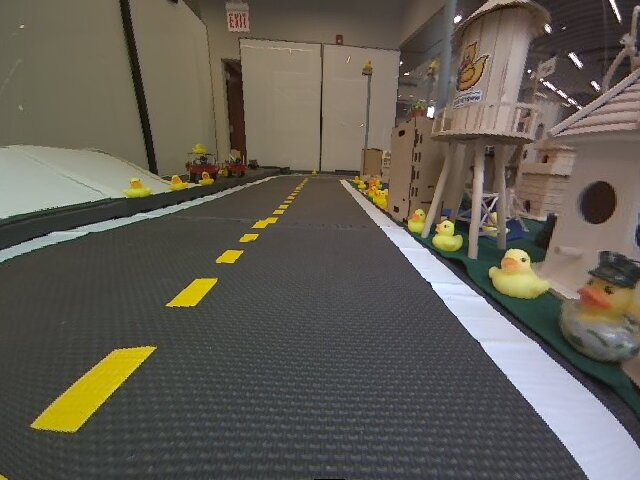
#> input picture visual_lane_servoing/solution/images/visual_control/pic1_rect.png, 640 x 480 px
$ jupyter execute --allow-errors visual_control.ipynb   (shell and % lines are left out)   (older library calls are emulated)
#> lines starting #> are read from the running program, lines starting #| are printed output that depends on the picture
### visual_lane_servoing/solution/unit_test.py
import numpy as np
import cv2
from matplotlib import pyplot as plt


class UnitTestMessage:
    # Test the WheelEncoderStamped messages
    # [18 lines left out: function __init__, not called in this run]


class UnitTestLMO:
    # Test the detection and estimation of lane marking orientations
    def __init__(self, LMOrientation):
        imgbgr = cv2.imread('../images/visual_control/test.png')

        theta_left, theta_right, mask_lt, mask_rt = LMOrientation(imgbgr)
        print()
        print('Function returned the following orientations for the given image:')
        print('    Left Edge:   %.2f radians (%.2f degrees)' % (theta_left, theta_left*180/np.pi))
        print('    Right Edge:  %.2f radians (%.2f degrees)' % (theta_right, theta_right*180/np.pi))

        fig = plt.figure(figsize=(20, 5))
        ax1 = fig.add_subplot(1, 3, 1)
        # OpenCV uses BGR by default, whereas matplotlib uses RGB, so we generate an RGB version for the sake of visualization
        ax1.imshow(cv2.cvtColor(imgbgr, cv2.COLOR_BGR2RGB))
        ax1.set_title('Do these orientations look right?'), ax1.set_xticks([]), ax1.set_yticks([])

        ax2 = fig.add_subplot(1, 3, 2)
        ax2.imshow(cv2.cvtColor(mask_lt, cv2.COLOR_BGR2RGB))
        ax2.set_title('Mask (Left)'), ax2.set_xticks([]), ax2.set_yticks([])

        ax3 = fig.add_subplot(1, 3, 3)
        ax3.imshow(cv2.cvtColor(mask_rt, cv2.COLOR_BGR2RGB))
        ax3.set_title('Mask (Right)'), ax3.set_xticks([]), ax3.set_yticks([])


class UnitTestDLM:
    # Test the detection and estimation of lane marking orientations
    # [20 lines left out: function __init__, not called in this run]

### visual_lane_servoing/solution/05-Visual-Control/visual_control.ipynb
<p style="text-align: right">

</p>

# 🚙 05 - Visual control

<figure>
  <div style="text-align:center;">

  <figcaption>The view from a Duckiebot when centered in its lane.</figcaption>
  </div>
</figure>

Now, we will combine the image processing tools that we have explored with the earlier exercise on image-based reactive control to design a policy for lane-following. Consider above image taken from the Duckiebot's camera when the Duckiebot was roughly centered in its lane. Our goal is to design a control policy that uses only images streamed from the Duckiebot's camera to keep it in the lane as it drives forward at a fixed velocity.

Rather than design a controller that reasons over the raw image, we will process the image to enhance aspects of the image that are helpful for lane-following. The dashed-yellow and solid-white lane markings provide valuable cues for determining the robot's pose relative to the lane. When the lane is straight, if we were able to detect the dashed-yellow centerline and the solid-white line to the right, we could use their orientations in the image to control the velocities of the left and right wheels.

<figure>
  <div style="text-align:center;">

  <figcaption>The orientations of the edges associated with the dashed-yellow and solid-white lane markings may be useful for control.</figcaption>
  </div>
</figure>

For example, assume that we know the nominal angles of the left (dashed-yellow) and right (solid-white) lane markings, $\theta_l^d$ and $\theta_r^d$, respectively, when the vehicle is traveling straight down the middle of the lane. With the motors turning to maintain a baseline forward speed, we can vary the rotational velocities of the left and right wheels according to any deviations from from these nominal angles.

Of course, this requires that we can detect the dashed-yellow and solid-white lane markings and estimate their orientations. Thus, we want to apply a filter that makes the lane markings "pop out" in the image, while supressing as much of distracting content of the image. As we discussed in lecture, lane markings are brightly colored against a dark background (the road).

We can identify the location of lane markings in the image by applying finite-difference filters $h_x$ and $h_y$ (e.g., using the Sobel operator) to estimate the horizontal and vertical intensity gradients

$$ \nabla I[u,v] =
\begin{bmatrix}
G_x[u,v]\\
G_y[u,v]
\end{bmatrix}
$$

where

$$
\begin{align}
G_x = h_x * I\\
G_y = h_y * I
\end{align}
$$

We can then look for regions of the image where the magnitude of the intensity gradient is large as a measure of the strength of each edge.

$$
\lvert \nabla I[u,v] \rvert = \sqrt{\left(G_x[u,v]\right)^2 + \left(G_y[u,v]\right)^2}
$$

Assuming that these edges correspond to the lane boundaries, the direction of the gradients can then be used to estimate the desired orientations.

$$
\theta[u,v] = \textrm{atan2}\left(G_y[u,v], G_x[u,v]\right)
$$

In this exercise, we will develop this idea by investigating different ways of processing the images to tease out information about the robot's pose relative to the lane. We will use these results to implement a reactive image-space controller that we will validate on a simulated and/or real DuckieBot.

[cell 1]
## Run this cell to import relevant modules
%pylab inline

from matplotlib import pyplot as plt
import numpy as np
import cv2

Let's load the image into Python and then take a look at the horizontal and vertical gradients computed via the Sobel operator

[cell 2]
# Load in the image and generate hsv and grayscale versions
imgbgr = cv2.imread('../images/visual_control/pic1_rect.png')
#> imgbgr is the input picture: shape (480, 640, 3); mean B, G, R 83.3, 93.3, 98.2

# OpenCV uses BGR by default, whereas matplotlib uses RGB, so we generate an RGB version for the sake of visualization
imgrgb = cv2.cvtColor(imgbgr, cv2.COLOR_BGR2RGB)

# Convert the image to HSV for any color-based filtering
imghsv = cv2.cvtColor(imgbgr, cv2.COLOR_BGR2HSV)
#> imghsv: shape (480, 640, 3); mean H, S, V 52.4, 49.8, 101.7

# Most of our operations will be performed on the grayscale version
img = cv2.cvtColor(imgbgr, cv2.COLOR_BGR2GRAY)
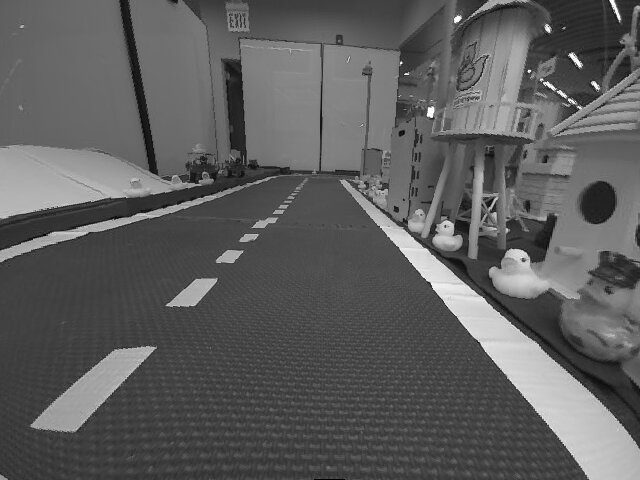
#> img: shape (480, 640); min 0, max 255, mean 93.6

## Detecting Lane Markings using Sobel Edge Detection

[cell 3]
# Convolve the image with the Sobel operator (filter) to compute the numerical derivatives in the x and y directions
sobelx = cv2.Sobel(img,cv2.CV_64F,1,0)
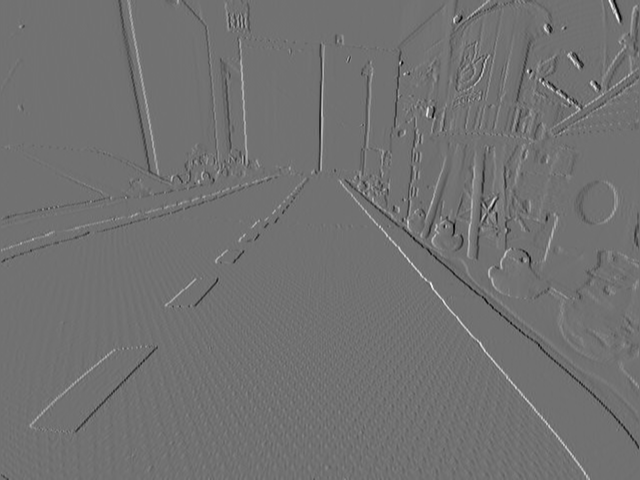
#> sobelx: shape (480, 640) float64; min -706, max 878, mean 0; drawn with min black and max white
sobely = cv2.Sobel(img,cv2.CV_64F,0,1)
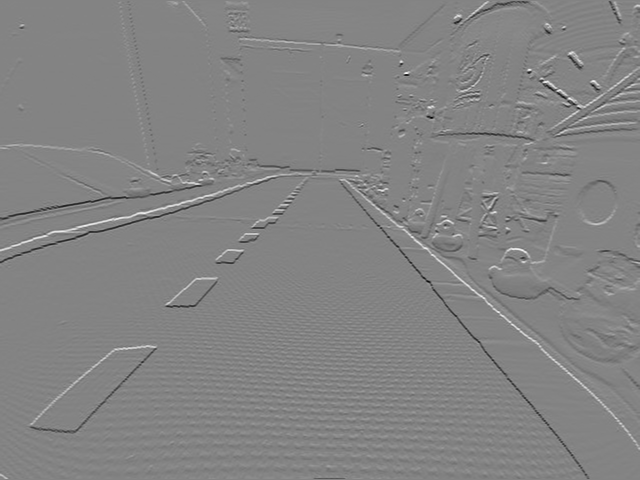
#> sobely: shape (480, 640) float64; min -828, max 776, mean -0.1; drawn with min black and max white

# Compute the magnitude of the gradients
Gmag = np.sqrt(sobelx*sobelx + sobely*sobely)
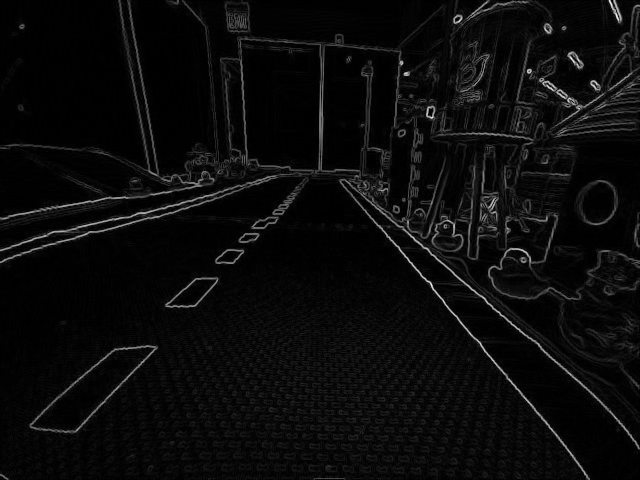
#> Gmag: shape (480, 640) float64; min 0, max 943.9, mean 42.8; drawn with min black and max white

# Compute the orientation of the gradients
Gdir = cv2.phase(np.array(sobelx, np.float32), np.array(sobely, dtype=np.float32), angleInDegrees=True)
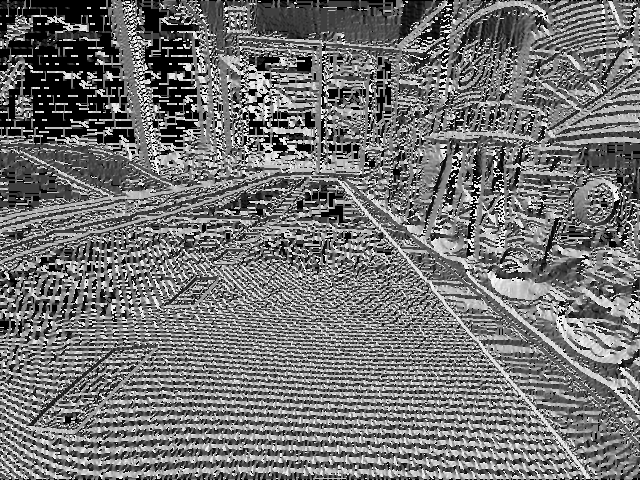
#> Gdir: shape (480, 640) float32; min 0, max 359.9, mean 162.6; drawn with min black and max white

fig = plt.figure(figsize = (30,20))
ax1 = fig.add_subplot(1,4,1)
ax1.imshow(img,cmap = 'gray')
ax1.set_title('Original'), ax1.set_xticks([]), ax1.set_yticks([])
ax2 = fig.add_subplot(1,4,2)
ax2.imshow(sobelx,cmap = 'gray')
ax2.set_title('Sobel X'), ax2.set_xticks([]), ax2.set_yticks([])
ax3 = fig.add_subplot(1,4,3)
ax3.imshow(sobely,cmap = 'gray')
ax3.set_title('Sobel Y'), ax3.set_xticks([]), ax3.set_yticks([]);
ax4 = fig.add_subplot(1,4,4)
ax4.imshow(np.uint8(Gmag))
ax4.set_title('Gradient Magnitude'), ax4.set_xticks([]), ax4.set_yticks([]);
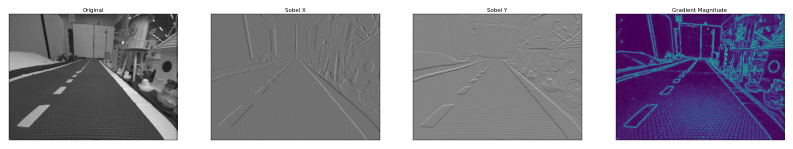
#> figure drawn by matplotlib, 4 panels

Filtering the image has enhanced the location of the lane markings, but has also emphasized other locations where there are rapid changes in intensity. These include the duckies, buildings in Duckietown and duckies, the road surface, and elements in the background (e.g., the lights in the upper-right corner of the image). Note that we are using a non-grayscale colormap for the gradient magnitudes in order to more clearly convey locations that are enhanced by the Sobel operator.

We can reduce the occurrence of some of these features by first blurring the filter using a Gaussian kernel.

## Gaussian Blurring

The Sobel operator picks up on noise in the image as well as texture in the scene that we don't particularly care about. We can blur the image with a Gaussian kernel to reduce these spurious detections.

**Example: Gaussian Blurring**

Using your experience from the previous exercise, identify a setting for the standard deviation of the Gaussian kernel that removes noise and local texture (e.g., that of the road surface), without sacrificing too much valid content (namely, the edges associated with lane markings)

[cell 4]
# TODO: Identify a setting for the standard deviation that removes noise while not eliminating too much valid content.
sigma = 1 # CHANGE ME

# Smooth the image using a Gaussian kernel
img_gaussian_filter = cv2.GaussianBlur(img,(0,0), sigma)

# Visualize the filtered image alongside the original image.
fig = plt.figure(figsize = (20,20))
ax1 = fig.add_subplot(1,2,1)
ax1.imshow(img,cmap = 'gray')
ax1.set_title('Original'), ax1.set_xticks([]), ax1.set_yticks([])
ax2 = fig.add_subplot(1,2,2)
ax2.imshow(img_gaussian_filter,cmap = 'gray')
ax2.set_title('Gaussian Filter (Sigma = ' + str(sigma) +')'), ax2.set_xticks([]), ax2.set_yticks([]);

Now, let's look at the gradients of the blurred image. For this exercise, experiment with different settings for the standard deviation above and see how they affect the image gradients. In particular, compare the gradients for two extremes of the standard deviation (e.g., $\sigma=1$ and $\sigma=10$).

[cell 5]
# Convolve the image with the Sobel operator (filter) to compute the numerical derivatives in the x and y directions
sobelx = cv2.Sobel(img_gaussian_filter,cv2.CV_64F,1,0)
sobely = cv2.Sobel(img_gaussian_filter,cv2.CV_64F,0,1)

# TODO: Compute the magnitude of the gradients
Gmag = np.random.rand(*sobelx.shape) # CHANGE ME

# TODO: Compute the orientation of the gradients
Gdir = np.random.rand(*sobelx.shape) # CHANGE ME

fig = plt.figure(figsize = (30,20))
ax1 = fig.add_subplot(1,4,1)
ax1.imshow(img_gaussian_filter,cmap = 'gray')
ax1.set_title('Gaussian Blur'), ax1.set_xticks([]), ax1.set_yticks([])
ax2 = fig.add_subplot(1,4,2)
ax2.imshow(sobelx,cmap = 'gray')
ax2.set_title('Sobel X'), ax2.set_xticks([]), ax2.set_yticks([])
ax3 = fig.add_subplot(1,4,3)
ax3.imshow(sobely,cmap = 'gray')
ax3.set_title('Sobel Y'), ax3.set_xticks([]), ax3.set_yticks([]);
ax4 = fig.add_subplot(1,4,4)
ax4.imshow(np.uint8(Gmag))
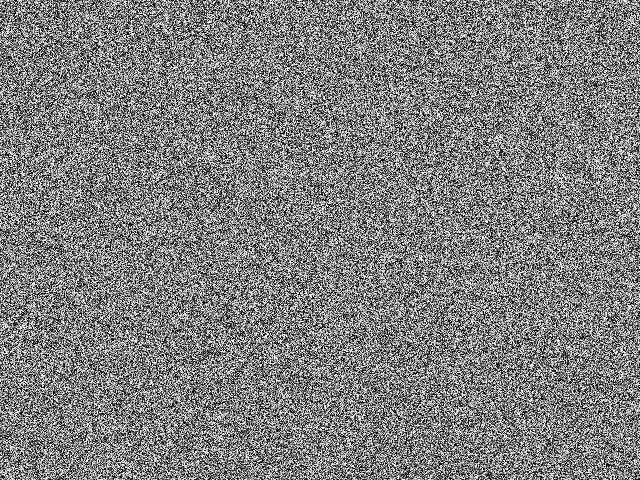
#> Gmag: shape (480, 640) float64; min 2.95e-06, max 1, mean 0.5
ax4.set_title('Gradient Magnitude'), ax4.set_xticks([]), ax4.set_yticks([]);
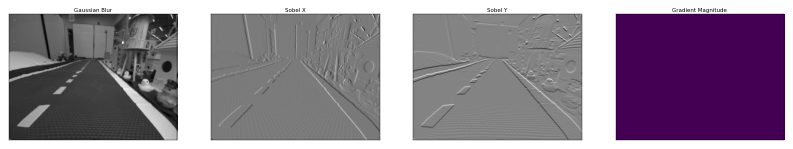
#> figure drawn by matplotlib, 4 panels

## A Varient of Non-maximal Supression

With a suitable choice for the standard deviation, we have smoothed out some of the noise and texture in the image (e.g., the road), reducing the number of candidate edges while preserving most of the edges that corresopnd to lane markings.

Under the assumption that the edges associated with lane markings are stronger than most of of the edges in the image (in terms of the magnitude of the gradients), we can further eliminate distractors by only keeping edges whose gradient magnitude is greater than a threshold.

**Example: A form of non-maximal supression**

In this exercise, we will take a look at the histogram over gradient magnitudes to better understand the distribution of gradient magnitudes. Based on the histogram, we can choose a magnitude threshold that we will use to filter out weaker edges.

[cell 6]
# Visualize the histogram over gradient magnitudes
fig = plt.figure(figsize = (5,5))
ax1 = fig.add_subplot(1,1,1)
ax1.hist(Gmag.flatten(), bins=50)
ax1.set_title('Gradient Histogram');
#> (the rest of the program and of its run is left out)
